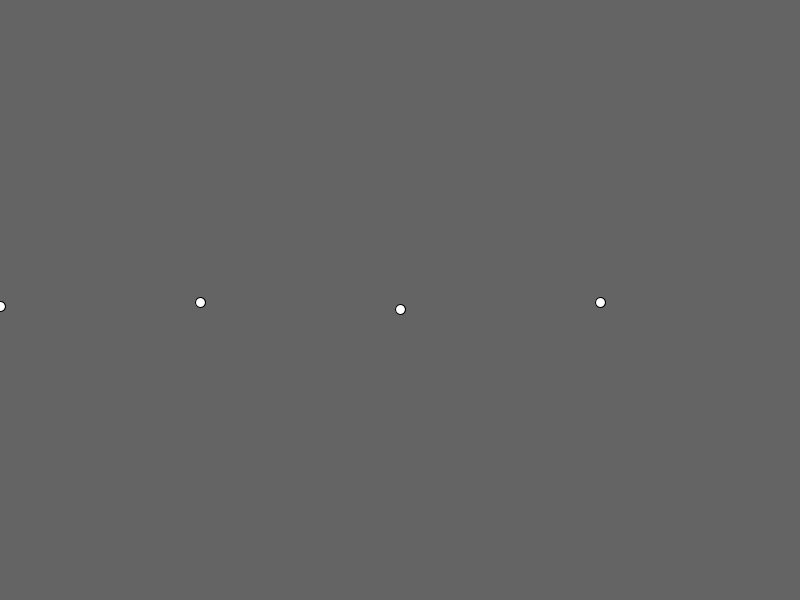
Frame 1 (no input)
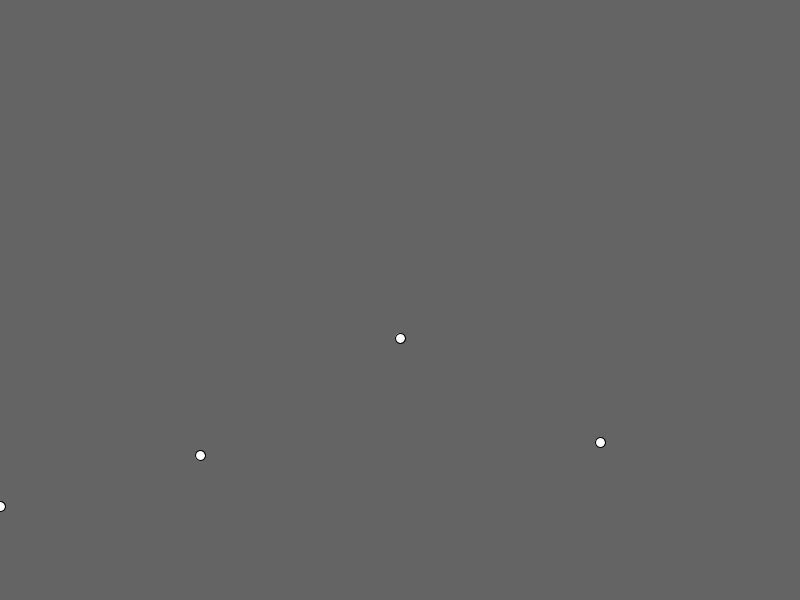
Frame 60 (the mouse pressed at the canvas centre just before this capture)
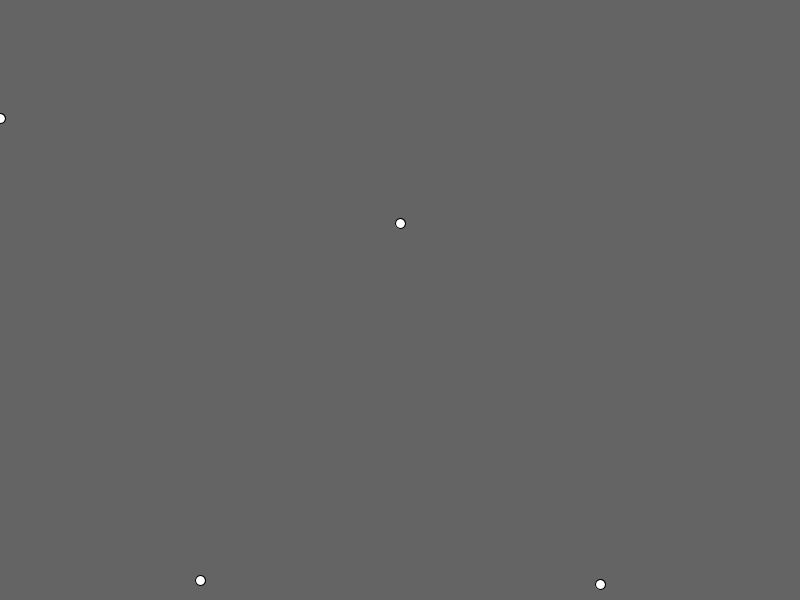
Frame 120 (the mouse held since frame 60 and released just before this capture)

The Processing sketch that drew these frames (run headless with seeded random() and noise(); from frame 60 on, the mouse is pressed at the canvas centre):

// Processing sketch: arrays1
// ── arrays1.pde
class Movil {

  PVector pos;
  PVector vel;
  int r = 10;


  Movil(float parametroX, float parametroY, float velX, float velY) {
    pos=new PVector(parametroX, parametroY);
    vel = new PVector (velX, velY);
  }

  void mover() {
    pos.add(vel);
  }

  void mostrar() {
    ellipse(pos.x, pos.y, r, r);
  }

  void rebotar() {
    if (pos.x >width-r/2 || pos.x <= r/2) {
      vel.x= vel.x*-1;
    }

    if (pos.y >height-r/2 || pos.y <= r/2) {
      vel.y= vel.y*-1;
    }
  }
}


Movil[] m;
int cant =4;
void setup() {
  size(800, 600);

  m = new Movil[cant];

  for (int i=0; i<cant; i++)
  {

    m[i] = new Movil(width/cant*i, height/2, 0, random(10));
  }
}
void draw() {
  background(100);
  for (int i=0; i<cant; i++)
  {
    m[i].mover();
    m[i].mostrar();
    m[i].rebotar();
  }
}
